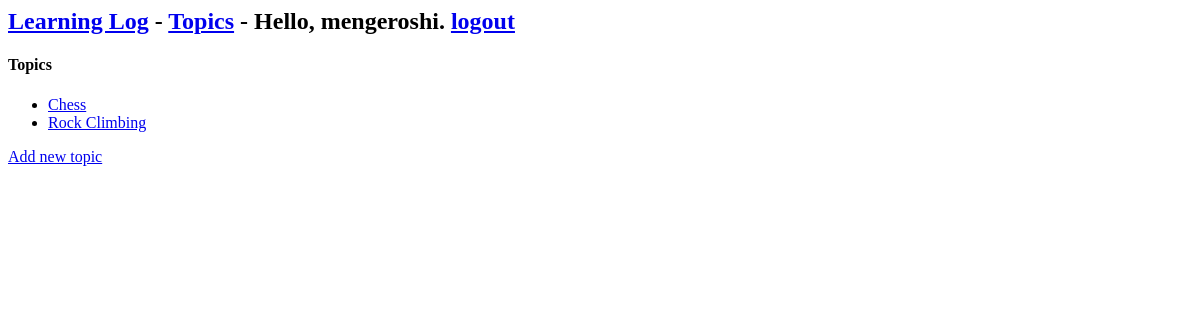
Before: /topics/ (signed in) with the older database file.
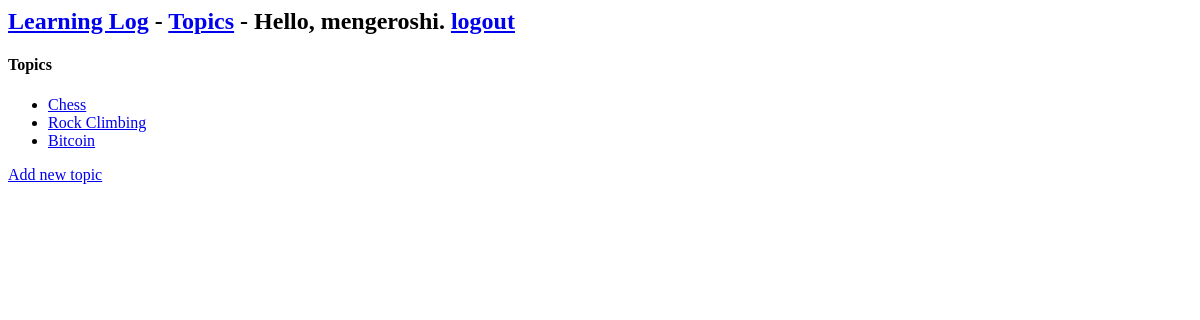
After: the same page with the newer database file.
### learnin_logs/models.py (models this page shows)
class Topic(models.Model):
    text = models.CharField(max_length=200)
    date_added = models.DateTimeField(auto_now_add=True)
    def __str__(self):
        return self.text

### learnin_logs/views.py (the view)
# urls.py: path('topics/', views.topics, name='topics'),
def topics(request):
    topics = Topic.objects.order_by('date_added')
    context = {'topics': topics}
    return render(request, 'learnin_logs/topics.html', context)

### learnin_logs/templates/learnin_logs/topics.html
{% extends "learnin_logs/base.html" %}
{% block content %}
<h4> Topics </h4>
<ul>
    {% for topic in topics %}
        <li>
            <a href="{% url 'learnin_logs:topic' topic.id %}">{{ topic }} </a>
        </li>
    {% empty %}
        <li> No topics have been added yet.</li>
    {% endfor %}
</ul>
<a href="{% url 'learnin_logs:new_topic' %}">Add new topic</a>
{% endblock content %}

Changed rows visible on the page:
added Topic: text "Bitcoin"
